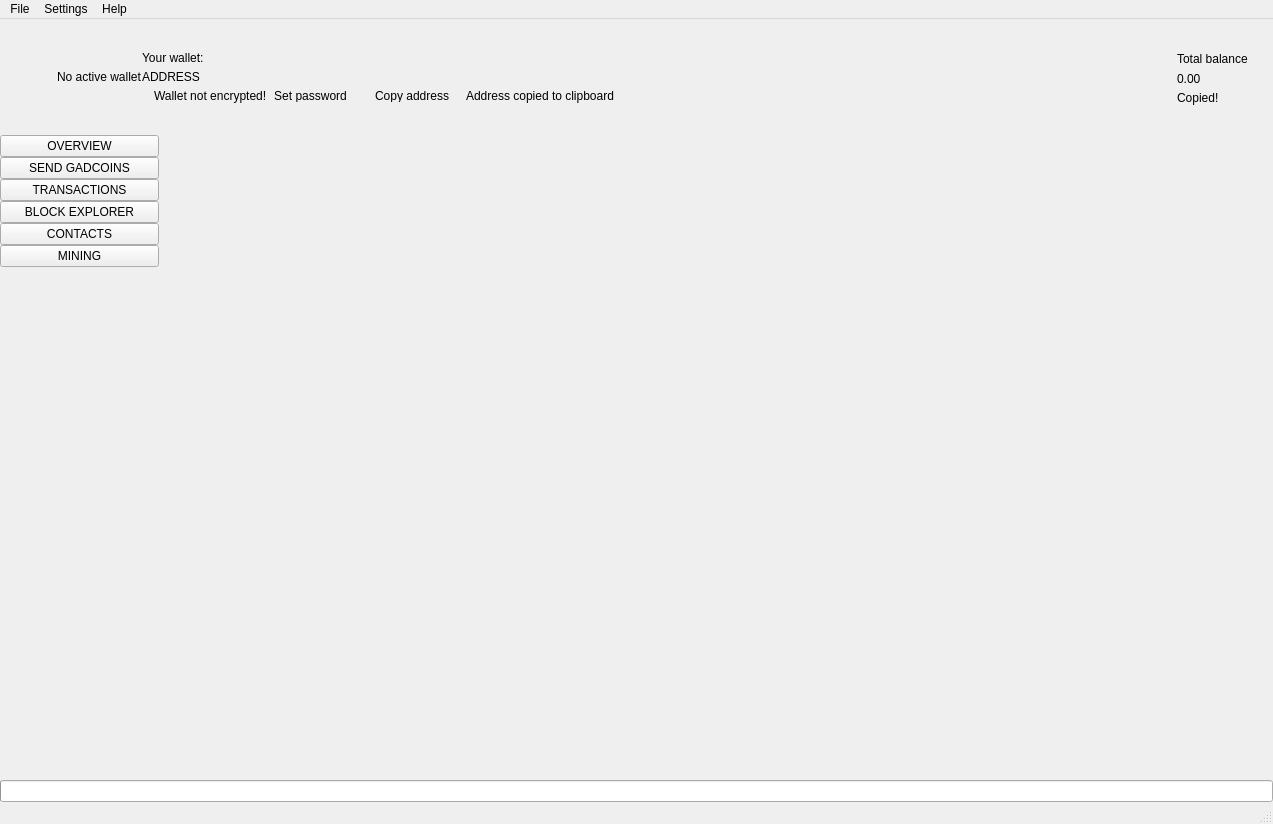
 <widget class="QMainWindow" name="MainWindow">
  <property name="geometry">
   <rect>
    <x>0</x>
    <y>0</y>
    <width>1273</width>
    <height>824</height>
   </rect>
  </property>
  <property name="sizePolicy">
   <sizepolicy hsizetype="Preferred" vsizetype="Preferred">
    <horstretch>0</horstretch>
    <verstretch>0</verstretch>
   </sizepolicy>
  </property>
  <property name="minimumSize">
   <size>
    <width>1260</width>
    <height>600</height>
   </size>
  </property>
  <property name="maximumSize">
   <size>
    <width>16777215</width>
    <height>16777215</height>
   </size>
  </property>
  <property name="windowTitle">
   <string>MainWindow</string>
  </property>
  <property name="windowIcon">
   <iconset>
    <normaloff>:/images/gadcoin</normaloff>:/images/gadcoin</iconset>
  </property>
  <widget class="QWidget" name="centralwidget">
   <layout class="QVBoxLayout" name="verticalLayout_2">
    <property name="spacing">
     <number>0</number>
    </property>
    <property name="leftMargin">
     <number>0</number>
    </property>
    <property name="topMargin">
     <number>0</number>
    </property>
    <property name="rightMargin">
     <number>0</number>
    </property>
    <property name="bottomMargin">
     <number>0</number>
    </property>
    <item>
     <widget class="QFrame" name="m_headerFrame">
      <property name="minimumSize">
       <size>
        <width>0</width>
        <height>116</height>
       </size>
      </property>
      <property name="maximumSize">
       <size>
        <width>16777215</width>
        <height>116</height>
       </size>
      </property>
      <property name="frameShape">
       <enum>QFrame::NoFrame</enum>
      </property>
      <property name="frameShadow">
       <enum>QFrame::Raised</enum>
      </property>
      <layout class="QHBoxLayout" name="horizontalLayout_3">
       <property name="spacing">
        <number>0</number>
       </property>
       <property name="leftMargin">
        <number>0</number>
       </property>
       <property name="topMargin">
        <number>0</number>
       </property>
       <property name="rightMargin">
        <number>25</number>
       </property>
       <property name="bottomMargin">
        <number>0</number>
       </property>
       <item>
        <spacer name="horizontalSpacer_2">
         <property name="orientation">
          <enum>Qt::Horizontal</enum>
         </property>
         <property name="sizeType">
          <enum>QSizePolicy::Fixed</enum>
         </property>
         <property name="sizeHint" stdset="0">
          <size>
           <width>30</width>
           <height>20</height>
          </size>
         </property>
        </spacer>
       </item>
       <item>
        <widget class="QLabel" name="m_logoLabel">
         <property name="text">
          <string/>
         </property>
        </widget>
       </item>
       <item>
        <spacer name="horizontalSpacer_5">
         <property name="orientation">
          <enum>Qt::Horizontal</enum>
         </property>
         <property name="sizeType">
          <enum>QSizePolicy::Fixed</enum>
         </property>
         <property name="sizeHint" stdset="0">
          <size>
           <width>20</width>
           <height>20</height>
          </size>
         </property>
        </spacer>
       </item>
       <item>
        <widget class="WalletGui::WalletSmallGrayTextLabel" name="m_noWalletLabel">
         <property name="text">
          <string>No active wallet</string>
         </property>
        </widget>
       </item>
       <item>
        <widget class="QFrame" name="m_walletFrame">
         <property name="frameShape">
          <enum>QFrame::NoFrame</enum>
         </property>
         <property name="frameShadow">
          <enum>QFrame::Raised</enum>
         </property>
         <layout class="QVBoxLayout" name="verticalLayout_3">
          <property name="spacing">
           <number>5</number>
          </property>
          <property name="leftMargin">
           <number>0</number>
          </property>
          <property name="topMargin">
           <number>0</number>
          </property>
          <property name="rightMargin">
           <number>0</number>
          </property>
          <property name="bottomMargin">
           <number>0</number>
          </property>
          <item>
           <spacer name="verticalSpacer_3">
            <property name="orientation">
             <enum>Qt::Vertical</enum>
            </property>
            <property name="sizeType">
             <enum>QSizePolicy::Minimum</enum>
            </property>
            <property name="sizeHint" stdset="0">
             <size>
              <width>20</width>
              <height>40</height>
             </size>
            </property>
           </spacer>
          </item>
          <item>
           <widget class="WalletGui::WalletSmallGrayTextLabel" name="m_walletLabel">
            <property name="text">
             <string>Your wallet:</string>
            </property>
            <property name="indent">
             <number>0</number>
            </property>
           </widget>
          </item>
          <item>
           <widget class="QLabel" name="m_addressLabel">
            <property name="sizePolicy">
             <sizepolicy hsizetype="Preferred" vsizetype="Preferred">
              <horstretch>0</horstretch>
              <verstretch>0</verstretch>
             </sizepolicy>
            </property>
            <property name="cursor">
             <cursorShape>PointingHandCursor</cursorShape>
            </property>
            <property name="toolTip">
             <string>Click to copy</string>
            </property>
            <property name="text">
             <string>ADDRESS</string>
            </property>
            <property name="indent">
             <number>0</number>
            </property>
           </widget>
          </item>
          <item>
           <layout class="QHBoxLayout" name="horizontalLayout_2">
            <property name="spacing">
             <number>0</number>
            </property>
            <item alignment="Qt::AlignTop">
             <widget class="QFrame" name="m_notEncryptedFrame">
              <property name="frameShape">
               <enum>QFrame::NoFrame</enum>
              </property>
              <property name="frameShadow">
               <enum>QFrame::Raised</enum>
              </property>
              <layout class="QHBoxLayout" name="horizontalLayout_4">
               <property name="spacing">
                <number>0</number>
               </property>
               <property name="leftMargin">
                <number>0</number>
               </property>
               <property name="topMargin">
                <number>0</number>
               </property>
               <property name="rightMargin">
                <number>0</number>
               </property>
               <property name="bottomMargin">
                <number>0</number>
               </property>
               <item alignment="Qt::AlignVCenter">
                <widget class="QLabel" name="m_notEncryptedIconLabel">
                 <property name="text">
                  <string/>
                 </property>
                 <property name="pixmap">
                  <pixmap resource="../../resources.qrc">:/icons/lock_open_gray</pixmap>
                 </property>
                 <property name="alignment">
                  <set>Qt::AlignLeading|Qt::AlignLeft|Qt::AlignVCenter</set>
                 </property>
                </widget>
               </item>
               <item>
                <spacer name="horizontalSpacer_11">
                 <property name="orientation">
                  <enum>Qt::Horizontal</enum>
                 </property>
                 <property name="sizeType">
                  <enum>QSizePolicy::Fixed</enum>
                 </property>
                 <property name="sizeHint" stdset="0">
                  <size>
                   <width>5</width>
                   <height>3</height>
                  </size>
                 </property>
                </spacer>
               </item>
               <item alignment="Qt::AlignVCenter">
                <widget class="WalletGui::WalletTinyGrayTextLabel" name="m_notEncryptedTextLabel">
                 <property name="text">
                  <string>Wallet not encrypted!</string>
                 </property>
                 <property name="alignment">
                  <set>Qt::AlignLeading|Qt::AlignLeft|Qt::AlignVCenter</set>
                 </property>
                </widget>
               </item>
               <item>
                <spacer name="horizontalSpacer_9">
                 <property name="orientation">
                  <enum>Qt::Horizontal</enum>
                 </property>
                 <property name="sizeType">
                  <enum>QSizePolicy::Fixed</enum>
                 </property>
                 <property name="sizeHint" stdset="0">
                  <size>
                   <width>3</width>
                   <height>3</height>
                  </size>
                 </property>
                </spacer>
               </item>
               <item alignment="Qt::AlignVCenter">
                <widget class="WalletGui::WalletTinyLinkLikeButton" name="m_encryptButton">
                 <property name="sizePolicy">
                  <sizepolicy hsizetype="Minimum" vsizetype="Minimum">
                   <horstretch>0</horstretch>
                   <verstretch>0</verstretch>
                  </sizepolicy>
                 </property>
                 <property name="minimumSize">
                  <size>
                   <width>0</width>
                   <height>3</height>
                  </size>
                 </property>
                 <property name="cursor">
                  <cursorShape>PointingHandCursor</cursorShape>
                 </property>
                 <property name="text">
                  <string>Set password</string>
                 </property>
                 <property name="flat">
                  <bool>true</bool>
                 </property>
                </widget>
               </item>
               <item>
                <spacer name="horizontalSpacer_10">
                 <property name="orientation">
                  <enum>Qt::Horizontal</enum>
                 </property>
                 <property name="sizeType">
                  <enum>QSizePolicy::Fixed</enum>
                 </property>
                 <property name="sizeHint" stdset="0">
                  <size>
                   <width>20</width>
                   <height>3</height>
                  </size>
                 </property>
                </spacer>
               </item>
              </layout>
             </widget>
            </item>
            <item alignment="Qt::AlignVCenter">
             <widget class="WalletGui::WalletTinyLinkLikeButton" name="m_copyAddressButton">
              <property name="sizePolicy">
               <sizepolicy hsizetype="Minimum" vsizetype="Minimum">
                <horstretch>0</horstretch>
                <verstretch>0</verstretch>
               </sizepolicy>
              </property>
              <property name="minimumSize">
               <size>
                <width>0</width>
                <height>3</height>
               </size>
              </property>
              <property name="cursor">
               <cursorShape>PointingHandCursor</cursorShape>
              </property>
              <property name="focusPolicy">
               <enum>Qt::NoFocus</enum>
              </property>
              <property name="autoFillBackground">
               <bool>true</bool>
              </property>
              <property name="text">
               <string>Copy address</string>
              </property>
              <property name="flat">
               <bool>true</bool>
              </property>
             </widget>
            </item>
            <item>
             <spacer name="horizontalSpacer_7">
              <property name="orientation">
               <enum>Qt::Horizontal</enum>
              </property>
              <property name="sizeType">
               <enum>QSizePolicy::Fixed</enum>
              </property>
              <property name="sizeHint" stdset="0">
               <size>
                <width>13</width>
                <height>3</height>
               </size>
              </property>
             </spacer>
            </item>
            <item alignment="Qt::AlignVCenter">
             <widget class="WalletGui::CopyMagicLabel" name="m_copyAddressLabel">
              <property name="text">
               <string>Address copied to clipboard</string>
              </property>
              <property name="alignment">
               <set>Qt::AlignLeading|Qt::AlignLeft|Qt::AlignVCenter</set>
              </property>
             </widget>
            </item>
            <item>
             <spacer name="horizontalSpacer">
              <property name="orientation">
               <enum>Qt::Horizontal</enum>
              </property>
              <property name="sizeHint" stdset="0">
               <size>
                <width>40</width>
                <height>3</height>
               </size>
              </property>
             </spacer>
            </item>
           </layout>
          </item>
          <item>
           <spacer name="verticalSpacer_2">
            <property name="orientation">
             <enum>Qt::Vertical</enum>
            </property>
            <property name="sizeType">
             <enum>QSizePolicy::Minimum</enum>
            </property>
            <property name="sizeHint" stdset="0">
             <size>
              <width>20</width>
              <height>40</height>
             </size>
            </property>
           </spacer>
          </item>
         </layout>
        </widget>
       </item>
       <item>
        <spacer name="horizontalSpacer_3">
         <property name="orientation">
          <enum>Qt::Horizontal</enum>
         </property>
         <property name="sizeType">
          <enum>QSizePolicy::Expanding</enum>
         </property>
         <property name="sizeHint" stdset="0">
          <size>
           <width>34</width>
           <height>20</height>
          </size>
         </property>
        </spacer>
       </item>
       <item>
        <spacer name="horizontalSpacer_8">
         <property name="orientation">
          <enum>Qt::Horizontal</enum>
         </property>
         <property name="sizeType">
          <enum>QSizePolicy::Fixed</enum>
         </property>
         <property name="sizeHint" stdset="0">
          <size>
           <width>34</width>
           <height>20</height>
          </size>
         </property>
        </spacer>
       </item>
       <item alignment="Qt::AlignRight|Qt::AlignVCenter">
        <widget class="QFrame" name="m_balanceFrame">
         <layout class="QGridLayout" name="gridLayout">
          <property name="leftMargin">
           <number>0</number>
          </property>
          <property name="topMargin">
           <number>30</number>
          </property>
          <property name="rightMargin">
           <number>0</number>
          </property>
          <property name="bottomMargin">
           <number>0</number>
          </property>
          <property name="verticalSpacing">
           <number>3</number>
          </property>
          <item row="0" column="2">
           <layout class="QVBoxLayout" name="verticalLayout_4">
            <item>
             <widget class="QLabel" name="m_balanceTextLabel">
              <property name="text">
               <string>Total balance</string>
              </property>
             </widget>
            </item>
            <item>
             <widget class="QLabel" name="m_balanceLabel">
              <property name="cursor">
               <cursorShape>PointingHandCursor</cursorShape>
              </property>
              <property name="toolTip">
               <string>Click to copy</string>
              </property>
              <property name="text">
               <string>0.00</string>
              </property>
             </widget>
            </item>
           </layout>
          </item>
          <item row="1" column="2">
           <widget class="WalletGui::CopyMagicLabel" name="m_balanceCopyLabel">
            <property name="text">
             <string>Copied!</string>
            </property>
           </widget>
          </item>
          <item row="0" column="1">
           <spacer name="horizontalSpacer_6">
            <property name="orientation">
             <enum>Qt::Horizontal</enum>
            </property>
            <property name="sizeType">
             <enum>QSizePolicy::Fixed</enum>
            </property>
            <property name="sizeHint" stdset="0">
             <size>
              <width>2</width>
              <height>39</height>
             </size>
            </property>
           </spacer>
          </item>
          <item row="2" column="2">
           <spacer name="verticalSpacer_5">
            <property name="orientation">
             <enum>Qt::Vertical</enum>
            </property>
            <property name="sizeType">
             <enum>QSizePolicy::Expanding</enum>
            </property>
            <property name="sizeHint" stdset="0">
             <size>
              <width>20</width>
              <height>50</height>
             </size>
            </property>
           </spacer>
          </item>
          <item row="0" column="0">
           <widget class="QLabel" name="m_balanceIconLabel">
            <property name="text">
             <string/>
            </property>
            <property name="pixmap">
             <pixmap resource="../../resources.qrc">:/icons/total_balance</pixmap>
            </property>
           </widget>
          </item>
         </layout>
        </widget>
       </item>
      </layout>
     </widget>
    </item>
    <item>
     <layout class="QHBoxLayout" name="horizontalLayout" stretch="0,0,0,0,0,0,0,0">
      <property name="spacing">
       <number>0</number>
      </property>
      <item>
       <widget class="QFrame" name="m_toolFrame">
        <property name="frameShape">
         <enum>QFrame::NoFrame</enum>
        </property>
        <property name="frameShadow">
         <enum>QFrame::Plain</enum>
        </property>
        <property name="lineWidth">
         <number>0</number>
        </property>
        <layout class="QVBoxLayout" name="verticalLayout">
         <property name="spacing">
          <number>0</number>
         </property>
         <property name="leftMargin">
          <number>0</number>
         </property>
         <property name="topMargin">
          <number>0</number>
         </property>
         <property name="rightMargin">
          <number>0</number>
         </property>
         <property name="bottomMargin">
          <number>0</number>
         </property>
         <item>
          <widget class="QPushButton" name="m_overviewButton">
           <property name="sizePolicy">
            <sizepolicy hsizetype="Minimum" vsizetype="Fixed">
             <horstretch>0</horstretch>
             <verstretch>0</verstretch>
            </sizepolicy>
           </property>
           <property name="focusPolicy">
            <enum>Qt::NoFocus</enum>
           </property>
           <property name="text">
            <string>OVERVIEW</string>
           </property>
           <property name="checkable">
            <bool>true</bool>
           </property>
           <attribute name="buttonGroup">
            <string notr="true">m_toolButtonGroup</string>
           </attribute>
          </widget>
         </item>
         <item>
          <widget class="QPushButton" name="m_sendButton">
           <property name="sizePolicy">
            <sizepolicy hsizetype="Minimum" vsizetype="Fixed">
             <horstretch>0</horstretch>
             <verstretch>0</verstretch>
            </sizepolicy>
           </property>
           <property name="focusPolicy">
            <enum>Qt::NoFocus</enum>
           </property>
           <property name="text">
            <string>SEND GADCOINS</string>
           </property>
           <property name="checkable">
            <bool>true</bool>
           </property>
           <attribute name="buttonGroup">
            <string notr="true">m_toolButtonGroup</string>
           </attribute>
          </widget>
         </item>
         <item>
          <widget class="QPushButton" name="m_transactionsButton">
           <property name="sizePolicy">
            <sizepolicy hsizetype="Minimum" vsizetype="Fixed">
             <horstretch>0</horstretch>
             <verstretch>0</verstretch>
            </sizepolicy>
           </property>
           <property name="focusPolicy">
            <enum>Qt::NoFocus</enum>
           </property>
           <property name="text">
            <string>TRANSACTIONS</string>
           </property>
           <property name="checkable">
            <bool>true</bool>
           </property>
           <attribute name="buttonGroup">
            <string notr="true">m_toolButtonGroup</string>
           </attribute>
          </widget>
         </item>
         <item>
          <widget class="QPushButton" name="m_blockExplorerButton">
           <property name="focusPolicy">
            <enum>Qt::NoFocus</enum>
           </property>
           <property name="text">
            <string>BLOCK EXPLORER</string>
           </property>
           <property name="checkable">
            <bool>true</bool>
           </property>
           <attribute name="buttonGroup">
            <string notr="true">m_toolButtonGroup</string>
           </attribute>
          </widget>
         </item>
         <item>
          <widget class="QPushButton" name="m_addressBookButton">
           <property name="sizePolicy">
            <sizepolicy hsizetype="Minimum" vsizetype="Fixed">
             <horstretch>0</horstretch>
             <verstretch>0</verstretch>
            </sizepolicy>
           </property>
           <property name="focusPolicy">
            <enum>Qt::NoFocus</enum>
           </property>
           <property name="text">
            <string>CONTACTS</string>
           </property>
           <property name="checkable">
            <bool>true</bool>
           </property>
           <attribute name="buttonGroup">
            <string notr="true">m_toolButtonGroup</string>
           </attribute>
          </widget>
         </item>
         <item>
          <widget class="QPushButton" name="m_miningButton">
           <property name="focusPolicy">
            <enum>Qt::NoFocus</enum>
           </property>
           <property name="text">
            <string>MINING</string>
           </property>
           <property name="checkable">
            <bool>true</bool>
           </property>
           <attribute name="buttonGroup">
            <string notr="true">m_toolButtonGroup</string>
           </attribute>
          </widget>
         </item>
         <item>
          <spacer name="verticalSpacer">
           <property name="orientation">
            <enum>Qt::Vertical</enum>
           </property>
           <property name="sizeHint" stdset="0">
            <size>
             <width>20</width>
             <height>40</height>
            </size>
           </property>
          </spacer>
         </item>
        </layout>
       </widget>
      </item>
      <item>
       <widget class="WalletGui::OverviewFrame" name="m_overviewFrame">
        <property name="frameShape">
         <enum>QFrame::NoFrame</enum>
        </property>
        <property name="frameShadow">
         <enum>QFrame::Raised</enum>
        </property>
       </widget>
      </item>
      <item>
       <widget class="WalletGui::SendFrame" name="m_sendFrame">
        <property name="frameShape">
         <enum>QFrame::NoFrame</enum>
        </property>
        <property name="frameShadow">
         <enum>QFrame::Raised</enum>
        </property>
       </widget>
      </item>
      <item>
       <widget class="WalletGui::TransactionsFrame" name="m_transactionsFrame">
        <property name="frameShape">
         <enum>QFrame::NoFrame</enum>
        </property>
        <property name="frameShadow">
         <enum>QFrame::Raised</enum>
        </property>
       </widget>
      </item>
      <item>
       <widget class="WalletGui::AddressBookFrame" name="m_addressBookFrame">
        <property name="frameShape">
         <enum>QFrame::NoFrame</enum>
        </property>
        <property name="frameShadow">
         <enum>QFrame::Raised</enum>
        </property>
       </widget>
      </item>
      <item>
       <widget class="WalletGui::NoWalletFrame" name="m_noWalletFrame">
        <property name="frameShape">
         <enum>QFrame::NoFrame</enum>
        </property>
        <property name="frameShadow">
         <enum>QFrame::Raised</enum>
        </property>
       </widget>
      </item>
      <item>
       <widget class="WalletGui::BlockExplorerFrame" name="m_blockExplorerFrame">
        <property name="frameShape">
         <enum>QFrame::NoFrame</enum>
        </property>
        <property name="frameShadow">
         <enum>QFrame::Raised</enum>
        </property>
       </widget>
      </item>
      <item>
       <widget class="WalletGui::MiningFrame" name="m_miningFrame">
        <property name="frameShape">
         <enum>QFrame::NoFrame</enum>
        </property>
        <property name="frameShadow">
         <enum>QFrame::Raised</enum>
        </property>
       </widget>
      </item>
     </layout>
    </item>
    <item>
     <widget class="QProgressBar" name="m_syncProgress">
      <property name="maximum">
       <number>100</number>
      </property>
      <property name="value">
       <number>0</number>
      </property>
      <property name="textVisible">
       <bool>false</bool>
      </property>
     </widget>
    </item>
   </layout>
  </widget>
  <widget class="QMenuBar" name="menubar">
   <property name="geometry">
    <rect>
     <x>0</x>
     <y>0</y>
     <width>1273</width>
     <height>21</height>
    </rect>
   </property>
   <widget class="QMenu" name="menuFile">
    <property name="title">
     <string>File</string>
    </property>
    <addaction name="m_createWalletAction"/>
    <addaction name="m_openWalletAction"/>
    <addaction name="m_recentWalletsAction"/>
    <addaction name="m_backupWalletAction"/>
    <addaction name="m_saveKeysAction"/>
    <addaction name="m_resetAction"/>
    <addaction name="m_importKeyAction"/>
    <addaction name="m_exportKeyAction"/>
    <addaction name="m_exportTrackingKeyAction"/>
    <addaction name="m_exitAction"/>
   </widget>
   <widget class="QMenu" name="menuSettings">
    <property name="title">
     <string>Settings</string>
    </property>
    <widget class="QMenu" name="menuThemes">
     <property name="title">
      <string>Themes</string>
     </property>
    </widget>
    <addaction name="m_encryptWalletAction"/>
    <addaction name="m_changePasswordAction"/>
    <addaction name="m_removePendingTxAction"/>
    <addaction name="separator"/>
    <addaction name="m_autostartAction"/>
    <addaction name="m_minimizeToTrayAction"/>
    <addaction name="m_closeToTrayAction"/>
    <addaction name="separator"/>
    <addaction name="m_preferencesAction"/>
    <addaction name="menuThemes"/>
   </widget>
   <widget class="QMenu" name="menuHelp">
    <property name="title">
     <string>Help</string>
    </property>
    <addaction name="m_communityForumAction"/>
    <addaction name="m_reportIssueAction"/>
    <addaction name="m_aboutgadcoinAction"/>
    <addaction name="m_aboutQtAction"/>
   </widget>
   <addaction name="menuFile"/>
   <addaction name="menuSettings"/>
   <addaction name="menuHelp"/>
  </widget>
  <widget class="WalletGui::WalletStatusBar" name="statusBar"/>
  <action name="m_exitAction">
   <property name="checkable">
    <bool>false</bool>
   </property>
   <property name="enabled">
    <bool>true</bool>
   </property>
   <property name="text">
    <string>Exit</string>
   </property>
   <property name="shortcut">
    <string>Ctrl+Q</string>
   </property>
  </action>
  <action name="m_createWalletAction">
   <property name="enabled">
    <bool>true</bool>
   </property>
   <property name="text">
    <string>Create wallet</string>
   </property>
  </action>
  <action name="m_openWalletAction">
   <property name="enabled">
    <bool>true</bool>
   </property>
   <property name="text">
    <string>Open wallet</string>
   </property>
  </action>
  <action name="m_encryptWalletAction">
   <property name="enabled">
    <bool>true</bool>
   </property>
   <property name="text">
    <string>Encrypt wallet</string>
   </property>
  </action>
  <action name="m_changePasswordAction">
   <property name="enabled">
    <bool>true</bool>
   </property>
   <property name="text">
    <string>Change password</string>
   </property>
   <property name="toolTip">
    <string>Change password</string>
   </property>
  </action>
  <action name="m_aboutgadcoinAction">
   <property name="enabled">
    <bool>true</bool>
   </property>
   <property name="text">
    <string>About gadcoin</string>
   </property>
  </action>
  <action name="m_aboutQtAction">
   <property name="enabled">
    <bool>true</bool>
   </property>
   <property name="text">
    <string>About Qt</string>
   </property>
  </action>
  <action name="m_backupWalletAction">
   <property name="enabled">
    <bool>true</bool>
   </property>
   <property name="text">
    <string>Backup wallet</string>
   </property>
  </action>
  <action name="m_autostartAction">
   <property name="checkable">
    <bool>true</bool>
   </property>
   <property name="text">
    <string>Start on system login</string>
   </property>
  </action>
  <action name="m_minimizeToTrayAction">
   <property name="checkable">
    <bool>true</bool>
   </property>
   <property name="text">
    <string>Minimize to tray</string>
   </property>
  </action>
  <action name="m_closeToTrayAction">
   <property name="checkable">
    <bool>true</bool>
   </property>
   <property name="text">
    <string>Close to tray</string>
   </property>
  </action>
  <action name="m_preferencesAction">
   <property name="text">
    <string>Preferences</string>
   </property>
  </action>
  <action name="m_recentWalletsAction">
   <property name="text">
    <string>Recent wallets</string>
   </property>
  </action>
  <action name="m_exportTrackingKeyAction">
   <property name="text">
    <string>Export tracking key</string>
   </property>
   <property name="toolTip">
    <string>Export tracking key</string>
   </property>
  </action>
  <action name="m_importKeyAction">
   <property name="text">
    <string>Import key</string>
   </property>
   <property name="toolTip">
    <string>Import key</string>
   </property>
  </action>
  <action name="m_communityForumAction">
   <property name="text">
    <string>Join us on Slack</string>
   </property>
  </action>
  <action name="m_reportIssueAction">
   <property name="text">
    <string>Report an issue</string>
   </property>
  </action>
  <action name="m_resetAction">
   <property name="text">
    <string>Reset wallet</string>
   </property>
  </action>
  <action name="m_saveKeysAction">
   <property name="text">
    <string>Save wallet keys</string>
   </property>
  </action>
  <action name="m_exportKeyAction">
   <property name="text">
    <string>Export key</string>
   </property>
   <property name="toolTip">
    <string>Export key</string>
   </property>
  </action>
  <action name="m_removePendingTxAction">
   <property name="checkable">
    <bool>false</bool>
   </property>
   <property name="text">
    <string>Remove pending TXs</string>
   </property>
  </action>
 </widget>
